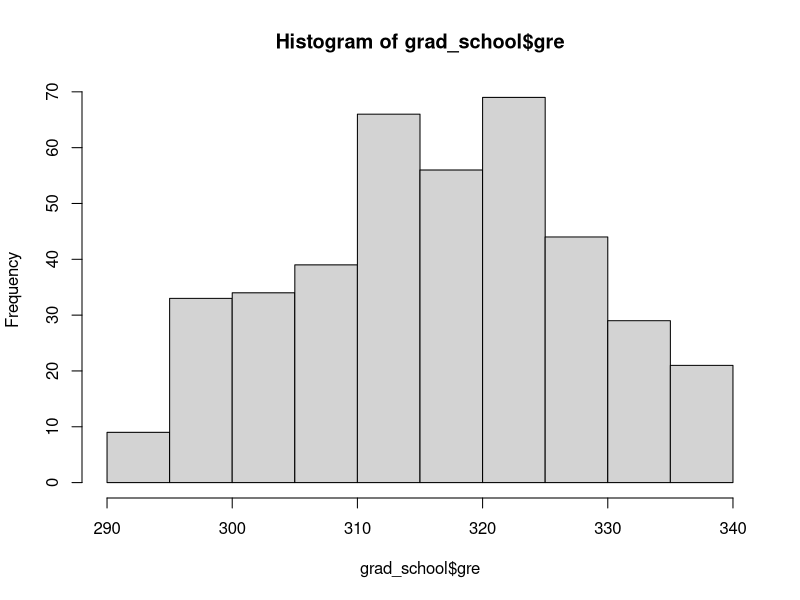
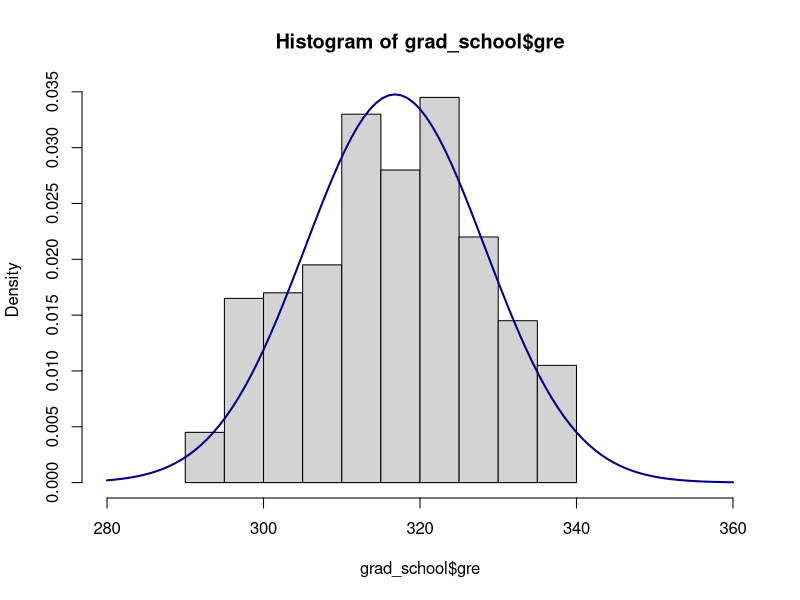

Source code (R) for these figures, in order: (Note: this script raises an error after producing the figures.)
## ---- chunk 1
library(tidyverse) # call library you need - tidyverse includes readr

grad_school <- read_csv("grad_school.csv") # read in necessary file about graduate school
## ---- chunk 2
hist(grad_school$gre) # makes a histogram of GRE scores
## ---- chunk 3
shapiro.test(grad_school$gre)
## ---- chunk 4
mean(grad_school$gre) # get mean of grad school gre scores
sd(grad_school$gre) # get standard deviation of grad school gre scores
hist(grad_school$gre, freq=F, xlim=c(280,360)) # relative frequency histogram with custom x axis limits
curve(dnorm(x, mean=316.8075, sd=11.47365), add=TRUE, col="darkblue", lwd=2) # curves a normal distribution atop a frequency histogram, used better with base plotting than with ggplot2
## ---- chunk 5
spotify <- read_csv("spotify.csv") #reads in spotify data
short_spotify <- head(spotify) # makes a shorter version of spotify
## ---- chunk 6
knitr::include_graphics("long_data.png")
## ---- chunk 7
long_spotify <- short_spotify %>%
  pivot_longer(cols=c("popularity","duration","dB","bpm"),names_to="type_of_metric", values_to="score")

head(long_spotify)
## ---- chunk 8
short_spotify_again <- long_spotify %>%
  pivot_wider(names_from = "type_of_metric", values_from = "score")

head(short_spotify_again)
## ---- chunk 9
iris <- read_csv("Iris.csv")
## ---- chunk 10
ggplot(iris, aes(x=petal_length, y=petal_width, color=species)) +
  geom_point() +
  labs(x="Petal Length", y="Petal Width", title="Petal Length vs. Petal Width, Sorted by Species")
## ---- chunk 11
ggplot(iris, aes(x=sepal_length, group=species, y=species, fill=species)) +
  geom_boxplot() +
  labs(x="Sepal Length", y="Species", title="Sepal Length by Species")
## ---- chunk 12
iris %>%
  mutate(petal_ratio = petal_length / petal_width) %>%
  ggplot(aes(x=petal_ratio, y=species, group=species, fill=species)) +
  geom_boxplot() +
  labs(x="Petal Ratio", y="Species", title="Petal Ratio by Species of Iris")
